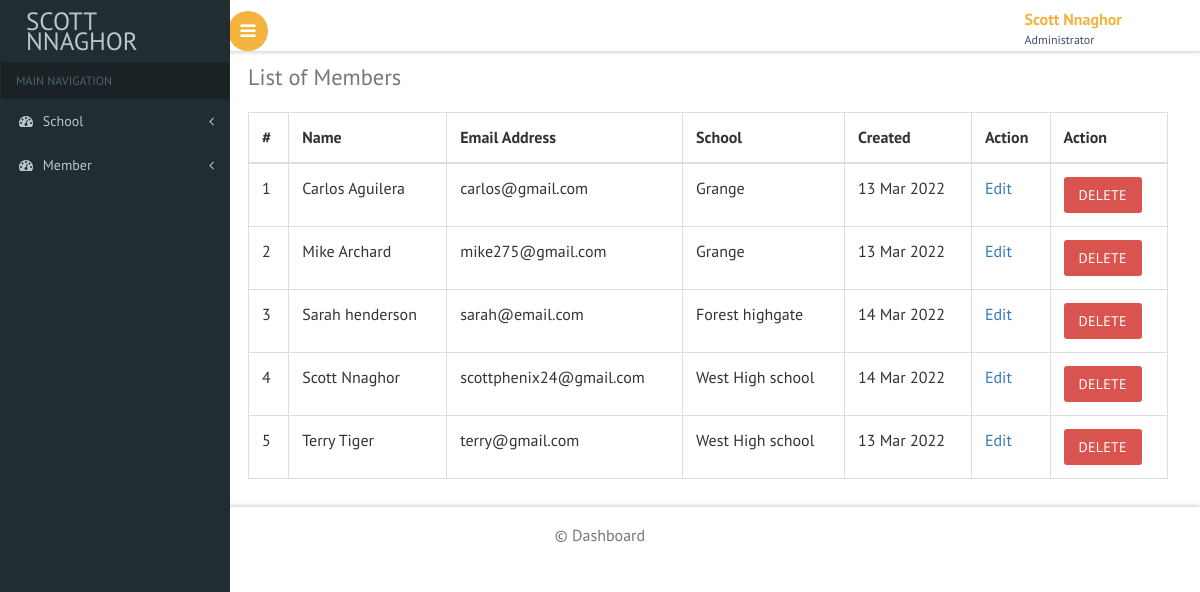
The page /index.php/member/view on the database its author committed.
### tables this page shows
CREATE TABLE `member` (
  `id` int(11) NOT NULL,
  `school_id` int(10) NOT NULL,
  `fullname` varchar(255) NOT NULL,
  `email` varchar(255) NOT NULL,
  `created_at` timestamp NOT NULL DEFAULT current_timestamp()
);

CREATE TABLE `school` (
  `id` int(11) NOT NULL,
  `school_name` varchar(255) NOT NULL,
  `address` text NOT NULL,
  `county` varchar(255) NOT NULL,
  `city` varchar(255) NOT NULL,
  `postcode` varchar(10) NOT NULL,
  `registered_at` date NOT NULL,
  `created_at` timestamp NOT NULL DEFAULT current_timestamp()
);

### application/controllers/Member.php (called while the page is built, shortened)
<?php
class Member extends CI_Controller{
	public function __construct(){
      		$this->load->helper('custom_helper');
      		$this->load->model('School_model');
      		$this->load->model('Member_model');
	}
	public function view(){
		$data['member'] = $this->Member_model->display_all_members();
		$member = $data['member'];
		$this->load->view('member/view', $data);
	}
}
?>

### index.php (called while the page is built, shortened)
<?php
require_once BASEPATH.'core/CodeIgniter.php';

### application/models/Member_model.php (called while the page is built, shortened)
<?php
class Member_model extends CI_Model{
	public function display_all_members(){
		$this->db->select('*');
		$this->db->from('school');
		$this->db->join('member', 'member.school_id = school.id');
		$this->db->order_by('member.fullname', 'ASC');
		return $this->db->get()->result_array();
	}
}
?>

### application/views/member/view.php (the view, shortened to what this page needs)
<!doctype html>
<html>
<head>
<?php $this->load->view('menu/style'); ?>
</head>
<body class="cbp-spmenu-push">
	<div class="main-content">
	<div class="cbp-spmenu cbp-spmenu-vertical cbp-spmenu-left" id="cbp-spmenu-s1">
		<?php $this->load->view('menu/nav'); ?>
		<div id="page-wrapper">
			<div class="main-page">
				<div class="tables">
					<h2 class="title1">Members</h2>
					<div class="table-responsive bs-example widget-shadow">
						<h4>List of Members</h4>
						<table class="table table-bordered">
							<thead>
								<tr>
									<th>#</th>
									<th>Name</th>
									<th>Email Address</th>
									<th>School</th>
									<th>Created</th>
									<th>Action</th>
									<th>Action</th>
								</tr>
							</thead>
							<tbody>
								<?php
								$count = 0;
								if(!empty($member)){ foreach($member as $mem){
									$count++;
								?>
								<tr>
									<td scope="row"><?php echo $count; ?></td>
									<td><?php echo $mem['fullname']; ?></td>
									<td><?php echo $mem['email']; ?></td>
									<td><?php echo $mem['school_name']; ?></td>
									<td><?php echo date("j M Y", strtotime($mem['created_at'])); ?></td>
									<td><a href="<?php echo site_url('member/edit/'.$mem['id']); ?>">Edit</a></td>
									<td><button type="button" onclick="delete_member(<?php echo $mem['id']; ?>)" class="btn btn-danger">Delete</button></td>
								</tr>
								<?php } }else{ ?>
								<div class="alert alert-danger"><?php echo $error; ?></div>
								<?php } ?>
							</tbody>
						</table>
					</div>
				</div>
			</div>
		</div>
		<?php $this->load->view('menu/footer'); ?>
	</div>
</body>
</html>

### application/views/menu/style.php (shortened to what this page needs)
<link href="<?php echo base_url('css/bootstrap.css'); ?>" rel='stylesheet' type='text/css' />
<link href="<?php echo base_url('css/style.css'); ?>" rel='stylesheet' type='text/css' />
<link href="<?php echo base_url('css/font-awesome.css'); ?>" rel="stylesheet">
 <link href="<?php echo base_url('css/sidebar-nav.min.css'); ?>" media='all' rel='stylesheet' type='text/css'/>

### application/views/menu/nav.php (shortened to what this page needs)
<aside class="sidebar-left">
  <nav class="navbar navbar-inverse">
  <div class="navbar-header">
    <h1><a class="navbar-brand" href="<?php echo site_url('school/view'); ?>">Scott Nnaghor</a></h1>
  </div>
  <div class="collapse navbar-collapse" id="bs-example-navbar-collapse-1">
    <ul class="sidebar-menu">
      <li class="header">MAIN NAVIGATION</li>
      <li class="treeview">
        <a href="#">
        <i class="fa fa-dashboard"></i> <span>School</span>
        <i class="fa fa-angle-left pull-right"></i>
        </a>
      </li>
      <li class="treeview">
        <a href="#">
        <i class="fa fa-dashboard"></i> <span>Member</span>
        <i class="fa fa-angle-left pull-right"></i>
        </a>
      </li>
    </ul>
  </div>
</nav>
</aside>
</div>
<div class="sticky-header header-section ">
  <div class="header-left">
    <button id="showLeftPush"><i class="fa fa-bars"></i></button>
    <div class="clearfix"> </div>
  </div>
  <div class="header-right">
    <div class="profile_details">
      <ul>
        <li class="dropdown profile_details_drop">
          <a href="#" class="dropdown-toggle" data-toggle="dropdown" aria-expanded="false">
            <div class="profile_img">
              <div class="user-name">
                <p>Scott Nnaghor</p>
                <span>Administrator</span>
              </div>
            </div>
          </a>
        </li>
      </ul>
    </div>
    <div class="clearfix"> </div>
  </div>
  <div class="clearfix"> </div>
</div>

### application/views/menu/footer.php
<div class="footer">
   <p>&copy; Dashboard</p>
</div>

### css/style.css (style rules this page uses)
h4, h5, h6, h1, h2, h3 { margin: 0; }
ul, ol { margin: 0; }
p { margin: 0; }
html, body { font-family: 'PT Sans', sans-serif; font-size: 100%; overflow-x: hidden; background: #fff; }
body a { transition: 0.5s all ease; -webkit-transition: 0.5s all ease; -moz-transition: 0.5s all ease; -o-transition: 0.5s all ease; -ms-transition: 0.5s all ease; text-decoration:none; }
h1,h2,h3,h4,h5,h6 { margin:0; }
p { margin:0; }
ul,label { margin:0; padding:0; }
.main-content { position: relative; }
.sidebar-left .navbar-brand { height: 61px; padding: 10px 15px 10px 25px; font-size: 25px; text-transform: uppercase; color: #fff; }
.navbar-inverse .navbar-brand { color: #b8c7ce; }
.navbar-inverse { background-color: transparent; border-color: transparent; }
.sticky-header { position: fixed; top: 0; left:0px; width: 100%; z-index: 100; }
.header-section { background:#FFF; box-shadow: 1px 1px 4px rgba(0, 0, 0, 0.21); -webkit-box-shadow: 1px 1px 4px rgba(0, 0, 0, 0.21); -moz-box-shadow: 1px 1px 4px rgba(0, 0, 0, 0.21); -o-box-shadow: 1px 1px 4px rgba(0, 0, 0, 0.21); }
.header-section::after { clear: both; display: block; content: ''; }
.header-left { float: left; width: 50%; margin-left: 15%; position: relative; }
.header-right { float: right; }
button#showLeftPush { font-size: 1.1em; text-align: center; cursor: pointer; float: left; color: #fff; -moz-transition: all 0.2s ease-out 0s; -webkit-transition: all 0.2s ease-out 0s; transition: all 0.2s ease-out 0s; border: none; background-color: #F2B33F; outline:none; border-radius: 50%; height: 40px; width: 40px; margin-top: 11px; }
.cbp-spmenu { position: fixed; }
.cbp-spmenu-vertical { height: 100%; z-index: 1000; padding: 0em 0 2em; }
.cbp-spmenu-left { left: 0; }
.cbp-spmenu-push { overflow-x: hidden; position: relative; }
.cbp-spmenu, .cbp-spmenu-push { -webkit-transition: all 0.3s ease; -moz-transition: all 0.3s ease; transition: all 0.3s ease; }
.cbp-spmenu-push div#page-wrapper { margin: 0 0 0 13.5em; transition:.5s all; -webkit-transition:.5s all; -moz-transition:.5s all; }
.fa { display: inline-block; font-family: FontAwesome; font-style: normal; font-weight: normal; line-height: 1; -webkit-font-smoothing: antialiased; -moz-osx-font-smoothing: grayscale; }
.profile_details { float: right; }
.profile_details_drop a.dropdown-toggle { display:block; padding: 0.2em 3em 0 0em; }
.user-name { float:left; margin-top:8px; margin-left:11px; height:35px; }
.profile_details ul li { list-style-type:none; position:relative; margin-right: 30px; }
.user-name p { font-size:1em; color: #F2B33F; line-height:1em; font-weight:700; }
.user-name span { font-size: .75em; color: #424f63; font-weight: normal; margin-top: .3em; }
.footer { background: #fff; padding: 1em; width: 100%; text-align:center; box-shadow: 0px -1px 4px rgba(0, 0, 0, 0.21); -webkit-box-shadow: 0px -1px 4px rgba(0, 0, 0, 0.21); -moz-box-shadow: 0px -1px 4px rgba(0, 0, 0, 0.21); -ms-box-shadow: 0px -1px 4px rgba(0, 0, 0, 0.21); -o-box-shadow: 0px -1px 4px rgba(0, 0, 0, 0.21); }
.footer p { color: #7A7676; font-size: 1em; line-height: 1.6em; }
.table > thead > tr > th, .table > tbody > tr > th, .table > tfoot > tr > th, .table > thead > tr > td, .table > tbody > tr > td, .table > tfoot > tr > td { border-top: none; }
.tables h4 { font-size: 1.4em; margin-bottom: 1em; color: #777777; }
.tables .panel-body ,.tables .bs-example { padding: 2em 2em 0.5em; }
.tables .table > thead > tr > th, .tables .table > tbody > tr > th, .tables .table > tfoot > tr > th, .tables .table > thead > tr > td, .tables .table > tbody > tr > td, .tables .table > tfoot > tr > td { padding: 13px; border-top: 1px solid #E0E0E0; }
.pull-right { float: right!important; margin:0; }
.btn { display: inline-block; margin-bottom: 0; text-align: center; vertical-align: middle; text-transform: uppercase; cursor: pointer; background-image: none; border: 0; border-color: rgba(0, 0, 0, 0.07) rgba(0, 0, 0, 0.1) rgba(0, 0, 0, 0.18); white-space: nowrap; padding: 8px 15px; border-radius: 3px; letter-spacing: 0.02em; -webkit-user-select: none; -moz-user-select: none; -ms-user-select: none; user-select: none; }
@media (max-width:1440px) { .header-left { margin-left: 17%; } }
@media (max-width:1366px) { .header-left { margin-left: 18%; } }
@media (max-width:1280px) { .header-left { margin-left: 19%; width: 40%; } }

### rows shown on the page
member: fullname "Carlos Aguilera", email "carlos@gmail.com", school.school_name "Grange", created_at "13 Mar 2022"
member: fullname "Mike Archard", email "mike275@gmail.com", school.school_name "Grange", created_at "13 Mar 2022"
member: fullname "Sarah henderson", email "sarah@email.com", school.school_name "Forest highgate", created_at "14 Mar 2022"
member: fullname "Scott Nnaghor", email "scottphenix24@gmail.com", school.school_name "West High school", created_at "14 Mar 2022"
member: fullname "Terry Tiger", email "terry@gmail.com", school.school_name "West High school", created_at "13 Mar 2022"
